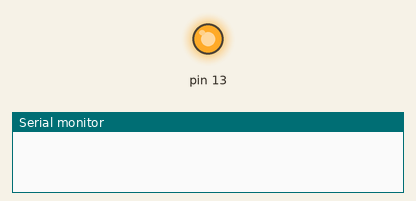
Simulated run of this sketch. Board: Arduino Uno, built with avr-gcc and run on an emulated ATmega328P. On the bench: output pins drawn as LEDs (lit = HIGH), the last lines printed to the serial monitor.

Above: at 0.5 s.
At 6.7 s:
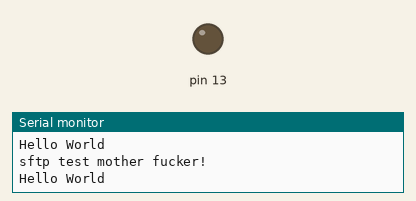
Timing chart, 0 to 8.3 s (numbered marks = the images above):
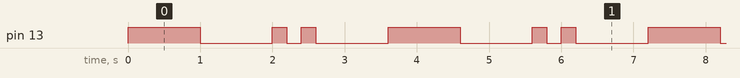

Measured:
- by itself, pin 13: repeats every 3.6 s: LOW 1.0 s, HIGH 0.20 s, LOW 0.20 s, HIGH 0.20 s, LOW 1.0 s, HIGH 1.0 s
- by itself, everything shown: repeats every 3.6 s, in 6 steps

The sketch:

blinky2.ino
```cpp
void setup(){
	pinMode(13, OUTPUT);
	Serial.begin(9600);
}

void loop(){
	digitalWrite(13,HIGH);
	delay(1000);
	digitalWrite(13,LOW);
	delay(1000);
	Serial.println("Hello World");
	digitalWrite(13,HIGH);
	delay(200);
	digitalWrite(13,LOW);
	delay(200);
	digitalWrite(13,HIGH);
	delay(200);
	digitalWrite(13,LOW);
	delay(1000);
        Serial.println("sftp test mother fucker!");
}
```
